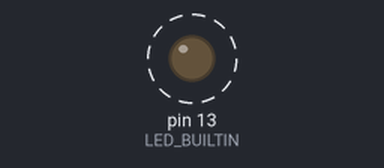
Simulated run of this sketch. Board: Arduino Uno, built with avr-gcc and run on an emulated ATmega328P. Parts: output pins drawn as LEDs (lit = HIGH). Dashed ring = blinking.

Above: at 0.6 s.
Timing chart, 0 to 3.0 s (numbered marks = the images above):
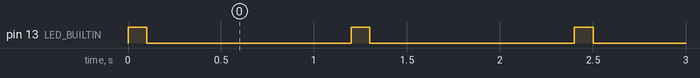

The sketch:

Deneme1.ino
```cpp
void setup() {
  // put your setup code here, to run once:
  pinMode(LED_BUILTIN, OUTPUT);
}

void loop() {
 digitalWrite(LED_BUILTIN, HIGH);   // turn the LED on (HIGH is the voltage level)
  delay(100);                       // wait for a second
  digitalWrite(LED_BUILTIN, LOW);    // turn the LED off by making the voltage LOW
  delay(100);
    digitalWrite(LED_BUILTIN, LOW);    // turn the LED off by making the voltage LOW
  delay(500);                       // wait for a second
    digitalWrite(LED_BUILTIN, LOW);    // turn the LED off by making the voltage LOW
  delay(500);                       // wait for a second// wait for a second
}
```

Measured:
- by itself, pin 13 (LED_BUILTIN): alternates HIGH for 0.10 s and LOW for 1.1 s
